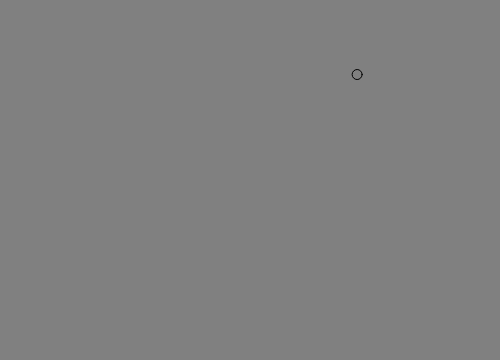
Frame 1 (no input)
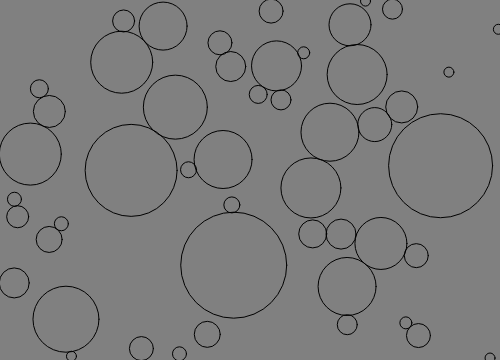
Frame 60 (no input)
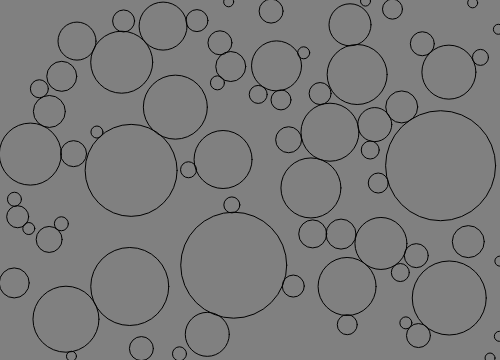
Frame 120 (the mouse pressed at the canvas centre since frame 60)

The p5.js sketch that drew these frames (run headless with seeded random() and noise() and a simulated clock; from frame 60 on, the mouse is pressed at the canvas centre):

// p5.js sketch
// ── sketch.js
let circles = []

let radiusMin = 5

let maxNum = 500

let circleNum = 0

function setup() 
{
	createCanvas(500, 360);
	colorMode(RGB, 1)
	noFill()
} 
    

function draw()
{
	background(0.5)

	//circles.push(new Circle(random(width), random(height)))

	if (circleNum < maxNum)
	{
		let circle = newCircle()
		circleNum += 1
	}

	//print(circleNum)
	// if (circle !== null)
	// {
	// 	circles.push(circle)
	// }

	for (let i of circles)
	{
		if (i.growing) //if a circle is growing, 2 conditions to stop growing
		{
			if (i.onEdges()) i.growing = false

			else
			{
				for (let j of circles)
				{
					if (i != j) //every other circle. not itself
					{
						let d = dist(i.x, i.y, j.x, j.y)

						if (d < i.r + j.r)
						{
							i.growing = false

							break
						}
					}	
				}
			}
		}


		i.show()
		i.grow()
	}
}
    
  



function newCircle()

{
	let x = random(width)
	let y = random(height)

	let valid = true

	for (let i of circles)
	{

		let d = dist(x, y, i.x, i.y)

		if (d < i.r + radiusMin)
		{
			valid = false
			break
		}
	}


	if (valid) circles.push(new Circle(x,y))

	else return null

}


class Circle
{
	constructor(x, y)
	{
		this.x = x
		this.y = y
		this.r = radiusMin

		this.growing = true
	}

	show()
	{
		ellipse(this.x, this.y, this.r*2, this.r*2)
	}

	grow()
	{
		if (this.growing)
		{
			this.r += 1
		}
	}

	onEdges()
	{
		return (this.x-this.r < 0	  || 
				this.x+this.r > width || 
				this.y-this.r < 0     ||  
				this.y+this.r > height)
	}

}
